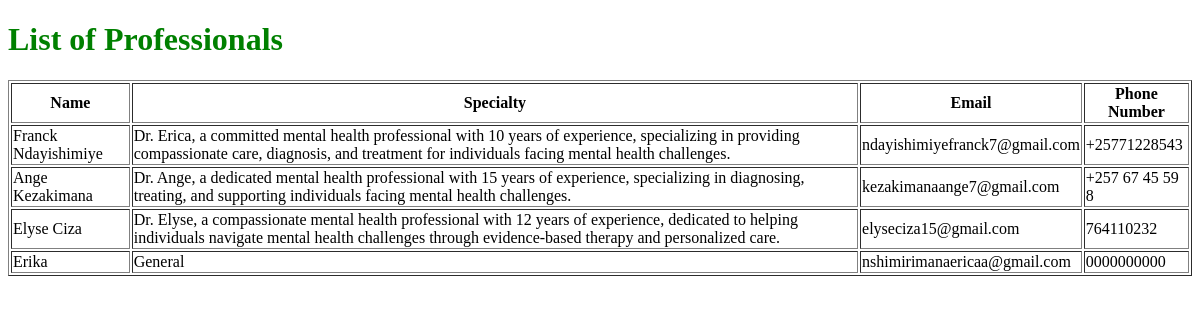
The page /professionals/ on the database as committed earlier.
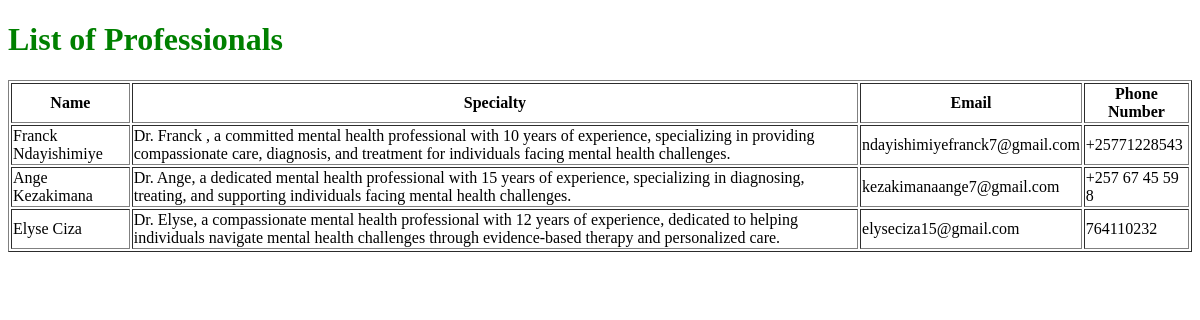
The same page on the database as committed later.
### myapp/models.py (models this page shows)
class Professional(models.Model):
    user = models.OneToOneField(User, on_delete=models.CASCADE, related_name="professional_profile")
    name = models.CharField(max_length=255)
    specialty = models.CharField(max_length=255)
    contact_email = models.EmailField(unique=True)
    phone_number = models.CharField(max_length=15, unique=True)
    image = models.ImageField(upload_to='professionals/', null=True, blank=True)

### myapp/views.py (the view)
# urls.py: path('professionals/', professionals_list, name='professionals_list'),
def professionals_list(request):
    professionals = Professional.objects.all()  # Fetch all professionals from DB
    return render(request, 'professionals/list.html', {'professionals': professionals})

### myapp/templates/professionals/list.html (shortened to what this page needs)
<!DOCTYPE html>
<html lang="en">
<head>
    <link rel="stylesheet" href="/static/css/style.css">
</head>
<body>
    <h1>List of Professionals</h1>
    <table border="1">
        <tr>
            <th>Name</th>
            <th>Specialty</th>
            <th>Email</th>
            <th>Phone Number</th>
        </tr>
        {% for professional in professionals %}
        <tr>
            <td>{{ professional.name }}</td>
            <td>{{ professional.specialty }}</td>
            <td>{{ professional.contact_email }}</td>
            <td>{{ professional.phone_number }}</td>
        </tr>
        {% empty %}
        <tr>
            <td colspan="4">No professionals found.</td>
        </tr>
        {% endfor %}
    </table>
</body>
</html>

Rows that differ between the two databases and show on the page:
removed Professional: name "Erika", specialty "General", contact_email "nshimirimanaericaa@gmail.com", phone_number "0000000000"
changed Professional "Franck Ndayishimiye": specialty "Dr. Erica, a committed mental health…" → "Dr. Franck , a committed mental health…"
